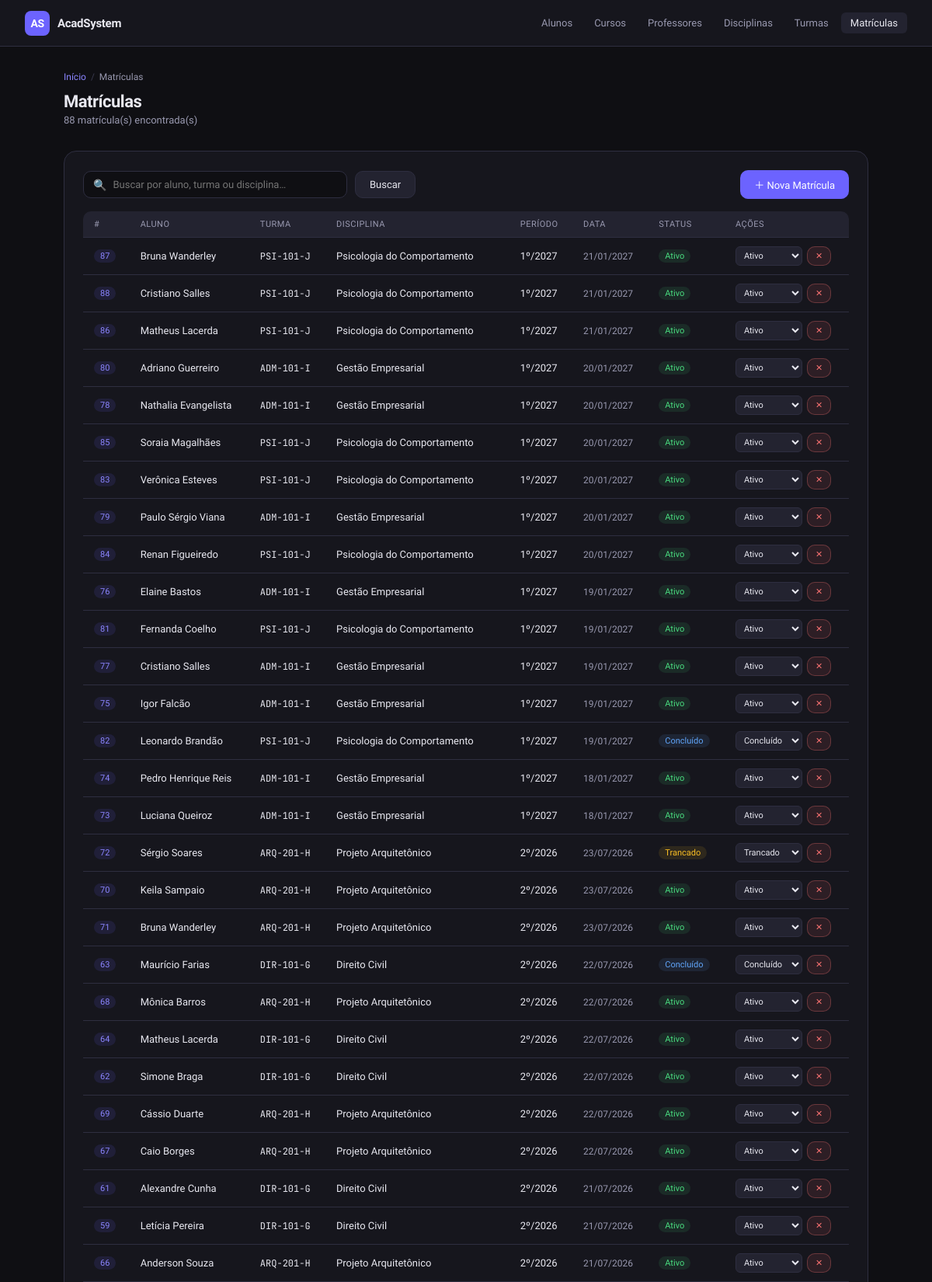
The app's page /cons_matricula.php (upper part) with its own data.
### tables this page shows
CREATE TABLE `matriculas` (
  `id` int(11) NOT NULL,
  `aluno_id` int(11) DEFAULT NULL,
  `turma_id` int(11) DEFAULT NULL,
  `data_matricula` date DEFAULT NULL,
  `status` varchar(50) DEFAULT NULL
);

CREATE TABLE `alunos` (
  `id` int(11) NOT NULL,
  `nome` varchar(150) DEFAULT NULL,
  `email` varchar(150) DEFAULT NULL,
  `cpf` varchar(14) DEFAULT NULL,
  `data_nascimento` date DEFAULT NULL
);

CREATE TABLE `turmas` (
  `id` int(11) NOT NULL,
  `disciplina_id` int(11) DEFAULT NULL,
  `professor_id` int(11) DEFAULT NULL,
  `codigo` varchar(20) DEFAULT NULL,
  `semestre` int(11) DEFAULT NULL,
  `ano` int(11) DEFAULT NULL,
  `vagas` int(11) DEFAULT NULL,
  `sala` varchar(100) DEFAULT NULL,
  `horario` varchar(100) DEFAULT NULL
);

CREATE TABLE `disciplinas` (
  `id` int(11) NOT NULL,
  `curso_id` int(11) DEFAULT NULL,
  `nome` varchar(150) DEFAULT NULL,
  `codigo` varchar(20) DEFAULT NULL,
  `descricao` text DEFAULT NULL,
  `carga_horaria` int(11) DEFAULT NULL,
  `periodo` int(11) DEFAULT NULL
);

### cons_matricula.php (the view, shortened to what this page needs)
<?php
$matriculas = [];
$busca      = trim($_GET['busca'] ?? '');
try {
    $db = getDB();
    $sql = "SELECT m.id, m.data_matricula, m.status,
                   a.nome AS aluno_nome, a.cpf AS aluno_cpf,
                   t.codigo AS turma_codigo,
                   d.nome AS disciplina_nome,
                   p.nome AS professor_nome,
                   t.semestre, t.ano
            FROM matriculas m
            JOIN alunos a ON a.id = m.aluno_id
            JOIN turmas t ON t.id = m.turma_id
            LEFT JOIN disciplinas d ON d.id = t.disciplina_id
            LEFT JOIN professores p ON p.id = t.professor_id";
    if ($busca) {
        $stmt = $db->prepare($sql . " WHERE a.nome LIKE :b OR t.codigo LIKE :b OR d.nome LIKE :b ORDER BY m.data_matricula DESC");
        $stmt->execute([':b' => "%$busca%"]);
    } else {
        $stmt = $db->query($sql . " ORDER BY m.data_matricula DESC");
    }
    $matriculas = $stmt->fetchAll();
} catch (PDOException $e) { $erro = $e->getMessage(); }
$statusBadge = ['Ativo' => 'badge-success', 'Cancelado' => 'badge-danger', 'Trancado' => 'badge-warning', 'Concluído' => 'badge-info'];
include 'header.php';
?>
<div class="breadcrumb">
  <a href="index.php">Início</a> <span>/</span> Matrículas
</div>
<div class="page-header">
  <h1>Matrículas</h1>
  <p><?= count($matriculas) ?> matrícula(s) encontrada(s)</p>
</div>
<div class="card">
  <div class="table-toolbar">
    <form method="GET" style="display:flex;gap:10px;flex:1;">
      <div class="search-box">
        <span class="search-icon">🔍</span>
        <input type="text" name="busca" value="<?= htmlspecialchars($busca) ?>" placeholder="Buscar por aluno, turma ou disciplina…">
      </div>
      <button type="submit" class="btn btn-secondary">Buscar</button>
    </form>
    <a href="matricular.php" class="btn btn-primary">＋ Nova Matrícula</a>
  </div>
  <?php if (empty($matriculas)): ?>
    <div class="empty-state"><div class="empty-icon">✅</div><p>Nenhuma matrícula encontrada.</p></div>
  <?php else: ?>
  <div class="table-wrapper">
    <table class="data-table">
      <thead>
        <tr><th>#</th><th>Aluno</th><th>Turma</th><th>Disciplina</th><th>Período</th><th>Data</th><th>Status</th><th>Ações</th></tr>
      </thead>
      <tbody>
        <?php foreach ($matriculas as $m): ?>
        <tr>
          <td><span class="badge badge-accent"><?= $m['id'] ?></span></td>
          <td><?= htmlspecialchars($m['aluno_nome']) ?></td>
          <td><span style="font-family:'JetBrains Mono',monospace;font-size:12px;"><?= htmlspecialchars($m['turma_codigo']) ?></span></td>
          <td><?= htmlspecialchars($m['disciplina_nome'] ?? '—') ?></td>
          <td><?= $m['semestre'] && $m['ano'] ? $m['semestre'] . 'º/' . $m['ano'] : '—' ?></td>
          <td style="font-size:12px;color:var(--text2);">
            <?= $m['data_matricula'] ? date('d/m/Y', strtotime($m['data_matricula'])) : '—' ?>
          </td>
          <td>
            <span class="badge <?= $statusBadge[$m['status']] ?? 'badge-accent' ?>">
              <?= htmlspecialchars($m['status']) ?>
            </span>
          </td>
          <td>
            <div class="actions">
              <form method="POST" style="display:inline;">
                <select name="status" onchange="this.form.submit()"
                        style="background:var(--surface);border:1px solid var(--border);color:var(--text);
                               font-size:11px;padding:4px 6px;border-radius:6px;cursor:pointer;font-family:'Sora',sans-serif;">
                  <?php foreach (['Ativo','Trancado','Cancelado','Concluído'] as $s): ?>
                    <option value="<?= $s ?>" <?= $m['status'] === $s ? 'selected' : '' ?>><?= $s ?></option>
                  <?php endforeach; ?>
                </select>
              </form>
              <a href="cons_matricula.php?excluir=<?= $m['id'] ?>" class="btn btn-danger btn-sm"
                 onclick="return confirm('Excluir esta matrícula?')">✕</a>
            </div>
          </td>
        </tr>
        <?php endforeach; ?>
      </tbody>
    </table>
  </div>
  <?php endif; ?>
</div>
<?php include 'footer.php'; ?>

### style.css (style rules this page uses)
:root { --bg: #0f0f13; --bg2: #16161d; --bg3: #1e1e28; --surface: #232330; --surface2: #2c2c3e; --border: #2e2e40; --border2: #3a3a50; --accent: #6c63ff; --accent2: #8b85ff; --accent-soft: rgba(108, 99, 255, 0.12); --accent-glow: rgba(108, 99, 255, 0.25); --text: #e8e8f0; --text2: #9999b0; --text3: #6666808; --success: #4ade80; --success-bg: rgba(74, 222, 128, 0.1); --danger: #f87171; --danger-bg: rgba(248, 113, 113, 0.1); --warning: #fbbf24; --warning-bg: rgba(251, 191, 36, 0.1); --info: #60a5fa; --info-bg: rgba(96, 165, 250, 0.1); --radius: 10px; --radius-lg: 16px; --shadow: 0 4px 24px rgba(0,0,0,0.4); }
* { box-sizing: border-box; margin: 0; padding: 0; }
body { font-family: 'Sora', sans-serif; background: var(--bg); color: var(--text); min-height: 100vh; display: flex; flex-direction: column; }
.page-header { margin-bottom: 2rem; }
.page-header h1 { font-size: 22px; font-weight: 700; letter-spacing: -0.5px; color: var(--text); }
.page-header p { font-size: 13px; color: var(--text2); margin-top: 4px; }
.breadcrumb { display: flex; align-items: center; gap: 6px; font-size: 12px; color: var(--text2); margin-bottom: 12px; }
.breadcrumb a { color: var(--accent2); text-decoration: none; }
.breadcrumb span { color: var(--border2); }
.card { background: var(--bg2); border: 1px solid var(--border); border-radius: var(--radius-lg); padding: 1.5rem; }
.btn { display: inline-flex; align-items: center; gap: 7px; font-family: 'Sora', sans-serif; font-size: 13px; font-weight: 500; padding: 9px 18px; border-radius: var(--radius); cursor: pointer; border: none; text-decoration: none; transition: all 0.15s; white-space: nowrap; }
.btn-primary { background: var(--accent); color: white; }
.btn-secondary { background: var(--surface); color: var(--text); border: 1px solid var(--border); }
.btn-danger { background: var(--danger-bg); color: var(--danger); border: 1px solid rgba(248,113,113,0.3); }
.btn-sm { font-size: 11px; padding: 5px 10px; }
.table-wrapper { overflow-x: auto; border-radius: var(--radius); }
table.data-table { width: 100%; border-collapse: collapse; font-size: 13px; }
table.data-table th { background: var(--surface); color: var(--text2); font-weight: 500; font-size: 11px; letter-spacing: 0.5px; text-transform: uppercase; padding: 10px 14px; text-align: left; border-bottom: 1px solid var(--border); }
table.data-table td { padding: 11px 14px; border-bottom: 1px solid var(--border); color: var(--text); vertical-align: middle; }
table.data-table td .actions { display: flex; gap: 6px; }
.badge { display: inline-flex; align-items: center; font-size: 11px; font-weight: 500; padding: 2px 8px; border-radius: 20px; }
.badge-success { background: var(--success-bg); color: var(--success); }
.badge-info { background: var(--info-bg); color: var(--info); }
.badge-warning { background: var(--warning-bg); color: var(--warning); }
.badge-accent { background: var(--accent-soft); color: var(--accent2); }
.table-toolbar { display: flex; align-items: center; justify-content: space-between; margin-bottom: 1rem; gap: 12px; flex-wrap: wrap; }
.search-box { display: flex; align-items: center; gap: 8px; background: var(--bg); border: 1px solid var(--border); border-radius: var(--radius); padding: 7px 12px; flex: 1; max-width: 340px; }
.search-box input { background: none; border: none; color: var(--text); font-family: 'Sora', sans-serif; font-size: 13px; outline: none; width: 100%; }
.search-box .search-icon { color: var(--text2); font-size: 14px; }

### records on screen
matriculas: id "87", aluno.nome "Bruna Wanderley", turma.codigo "PSI-101-J", disciplinas.nome "Psicologia do Comportamento", turma.semestre "1", turma.ano "2027", data_matricula "21/01/2027", status "Ativo"
matriculas: id "88", aluno.nome "Cristiano Salles", turma.codigo "PSI-101-J", disciplinas.nome "Psicologia do Comportamento", turma.semestre "1", turma.ano "2027", data_matricula "21/01/2027", status "Ativo"
matriculas: id "86", aluno.nome "Matheus Lacerda", turma.codigo "PSI-101-J", disciplinas.nome "Psicologia do Comportamento", turma.semestre "1", turma.ano "2027", data_matricula "21/01/2027", status "Ativo"
matriculas: id "80", aluno.nome "Adriano Guerreiro", turma.codigo "ADM-101-I", disciplinas.nome "Gestão Empresarial", turma.semestre "1", turma.ano "2027", data_matricula "20/01/2027", status "Ativo"
matriculas: id "78", aluno.nome "Nathalia Evangelista", turma.codigo "ADM-101-I", disciplinas.nome "Gestão Empresarial", turma.semestre "1", turma.ano "2027", data_matricula "20/01/2027", status "Ativo"
matriculas: id "85", aluno.nome "Soraia Magalhães", turma.codigo "PSI-101-J", disciplinas.nome "Psicologia do Comportamento", turma.semestre "1", turma.ano "2027", data_matricula "20/01/2027", status "Ativo"
matriculas: id "83", aluno.nome "Verônica Esteves", turma.codigo "PSI-101-J", disciplinas.nome "Psicologia do Comportamento", turma.semestre "1", turma.ano "2027", data_matricula "20/01/2027", status "Ativo"
matriculas: id "79", aluno.nome "Paulo Sérgio Viana", turma.codigo "ADM-101-I", disciplinas.nome "Gestão Empresarial", turma.semestre "1", turma.ano "2027", data_matricula "20/01/2027", status "Ativo"
matriculas: id "84", aluno.nome "Renan Figueiredo", turma.codigo "PSI-101-J", disciplinas.nome "Psicologia do Comportamento", turma.semestre "1", turma.ano "2027", data_matricula "20/01/2027", status "Ativo"
matriculas: id "76", aluno.nome "Elaine Bastos", turma.codigo "ADM-101-I", disciplinas.nome "Gestão Empresarial", turma.semestre "1", turma.ano "2027", data_matricula "19/01/2027", status "Ativo"
matriculas: id "81", aluno.nome "Fernanda Coelho", turma.codigo "PSI-101-J", disciplinas.nome "Psicologia do Comportamento", turma.semestre "1", turma.ano "2027", data_matricula "19/01/2027", status "Ativo"
matriculas: id "77", aluno.nome "Cristiano Salles", turma.codigo "ADM-101-I", disciplinas.nome "Gestão Empresarial", turma.semestre "1", turma.ano "2027", data_matricula "19/01/2027", status "Ativo"
matriculas: id "75", aluno.nome "Igor Falcão", turma.codigo "ADM-101-I", disciplinas.nome "Gestão Empresarial", turma.semestre "1", turma.ano "2027", data_matricula "19/01/2027", status "Ativo"
matriculas: id "82", aluno.nome "Leonardo Brandão", turma.codigo "PSI-101-J", disciplinas.nome "Psicologia do Comportamento", turma.semestre "1", turma.ano "2027", data_matricula "19/01/2027", status "Concluído"
matriculas: id "74", aluno.nome "Pedro Henrique Reis", turma.codigo "ADM-101-I", disciplinas.nome "Gestão Empresarial", turma.semestre "1", turma.ano "2027", data_matricula "18/01/2027", status "Ativo"
matriculas: id "73", aluno.nome "Luciana Queiroz", turma.codigo "ADM-101-I", disciplinas.nome "Gestão Empresarial", turma.semestre "1", turma.ano "2027", data_matricula "18/01/2027", status "Ativo"
matriculas: id "72", aluno.nome "Sérgio Soares", turma.codigo "ARQ-201-H", disciplinas.nome "Projeto Arquitetônico", turma.semestre "2", turma.ano "2026", data_matricula "23/07/2026", status "Trancado"
matriculas: id "70", aluno.nome "Keila Sampaio", turma.codigo "ARQ-201-H", disciplinas.nome "Projeto Arquitetônico", turma.semestre "2", turma.ano "2026", data_matricula "23/07/2026", status "Ativo"
matriculas: id "71", aluno.nome "Bruna Wanderley", turma.codigo "ARQ-201-H", disciplinas.nome "Projeto Arquitetônico", turma.semestre "2", turma.ano "2026", data_matricula "23/07/2026", status "Ativo"
matriculas: id "63", aluno.nome "Maurício Farias", turma.codigo "DIR-101-G", disciplinas.nome "Direito Civil", turma.semestre "2", turma.ano "2026", data_matricula "22/07/2026", status "Concluído"
matriculas: id "68", aluno.nome "Mônica Barros", turma.codigo "ARQ-201-H", disciplinas.nome "Projeto Arquitetônico", turma.semestre "2", turma.ano "2026", data_matricula "22/07/2026", status "Ativo"
matriculas: id "64", aluno.nome "Matheus Lacerda", turma.codigo "DIR-101-G", disciplinas.nome "Direito Civil", turma.semestre "2", turma.ano "2026", data_matricula "22/07/2026", status "Ativo"
matriculas: id "62", aluno.nome "Simone Braga", turma.codigo "DIR-101-G", disciplinas.nome "Direito Civil", turma.semestre "2", turma.ano "2026", data_matricula "22/07/2026", status "Ativo"
matriculas: id "69", aluno.nome "Cássio Duarte", turma.codigo "ARQ-201-H", disciplinas.nome "Projeto Arquitetônico", turma.semestre "2", turma.ano "2026", data_matricula "22/07/2026", status "Ativo"
matriculas: id "67", aluno.nome "Caio Borges", turma.codigo "ARQ-201-H", disciplinas.nome "Projeto Arquitetônico", turma.semestre "2", turma.ano "2026", data_matricula "22/07/2026", status "Ativo"
matriculas: id "61", aluno.nome "Alexandre Cunha", turma.codigo "DIR-101-G", disciplinas.nome "Direito Civil", turma.semestre "2", turma.ano "2026", data_matricula "21/07/2026", status "Ativo"
matriculas: id "59", aluno.nome "Letícia Pereira", turma.codigo "DIR-101-G", disciplinas.nome "Direito Civil", turma.semestre "2", turma.ano "2026", data_matricula "21/07/2026", status "Ativo"
matriculas: id "66", aluno.nome "Anderson Souza", turma.codigo "ARQ-201-H", disciplinas.nome "Projeto Arquitetônico", turma.semestre "2", turma.ano "2026", data_matricula "21/07/2026", status "Ativo"

### other values on screen
count($matriculas) "88"
